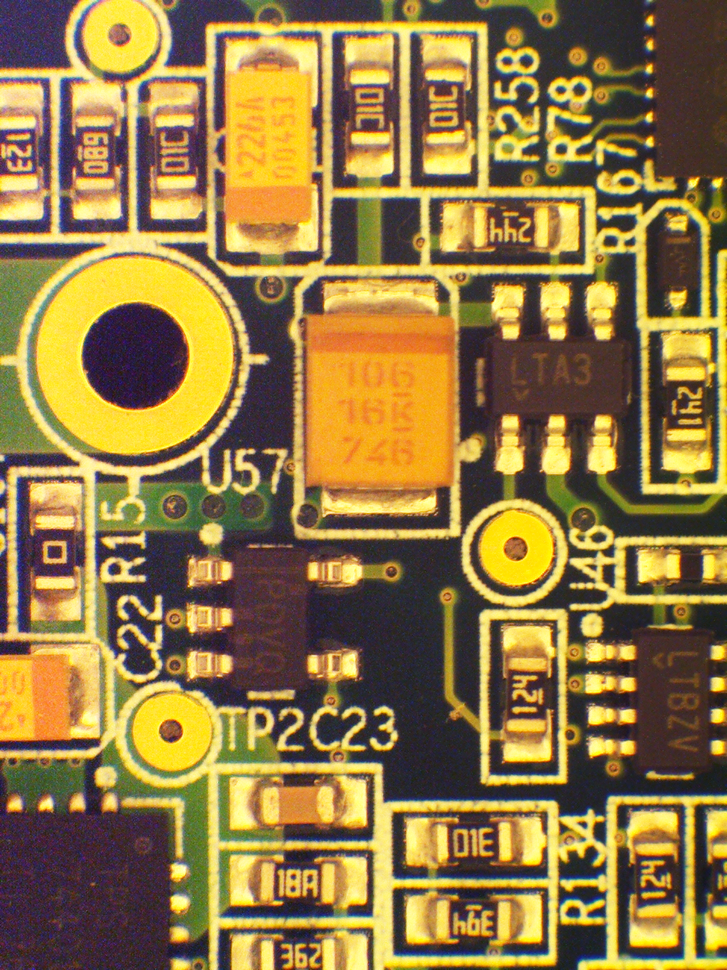
#> input picture board - origin.bmp, 727 x 970 px, shrunk from 960 x 1280 before the run
$ python motherboard.py
#> lines starting #> are read from the running program, lines starting #| are printed output that depends on the picture
import cv2

img1 = cv2.imread("board - origin.bmp" , 0)
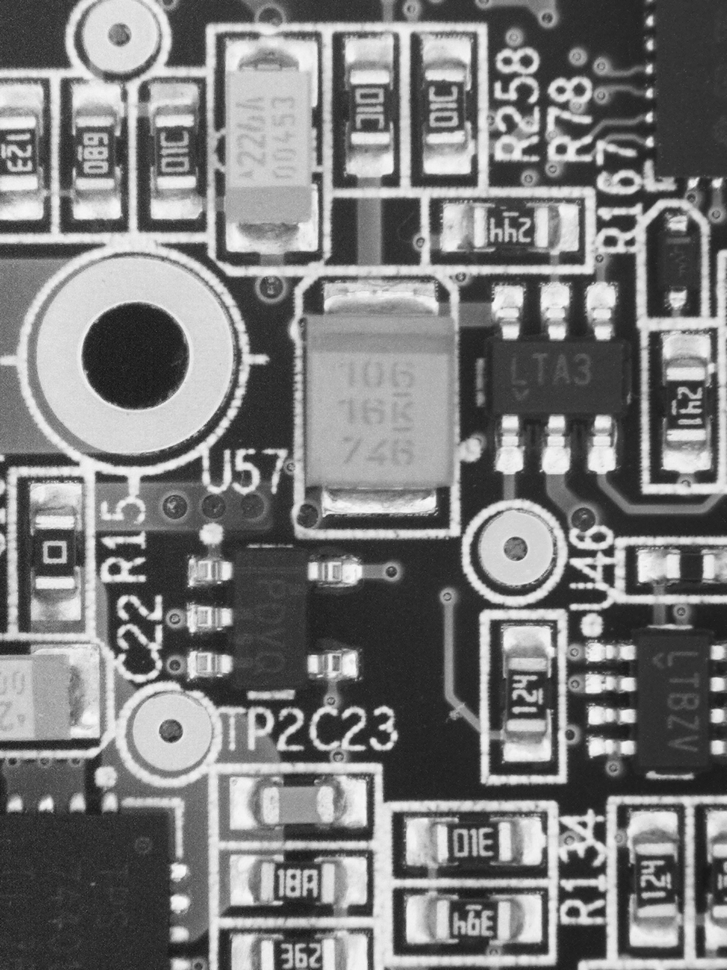
#> img1: shape (970, 727); min 19, max 251, mean 123
img2 = cv2.imread("board - test.bmp" , 0)
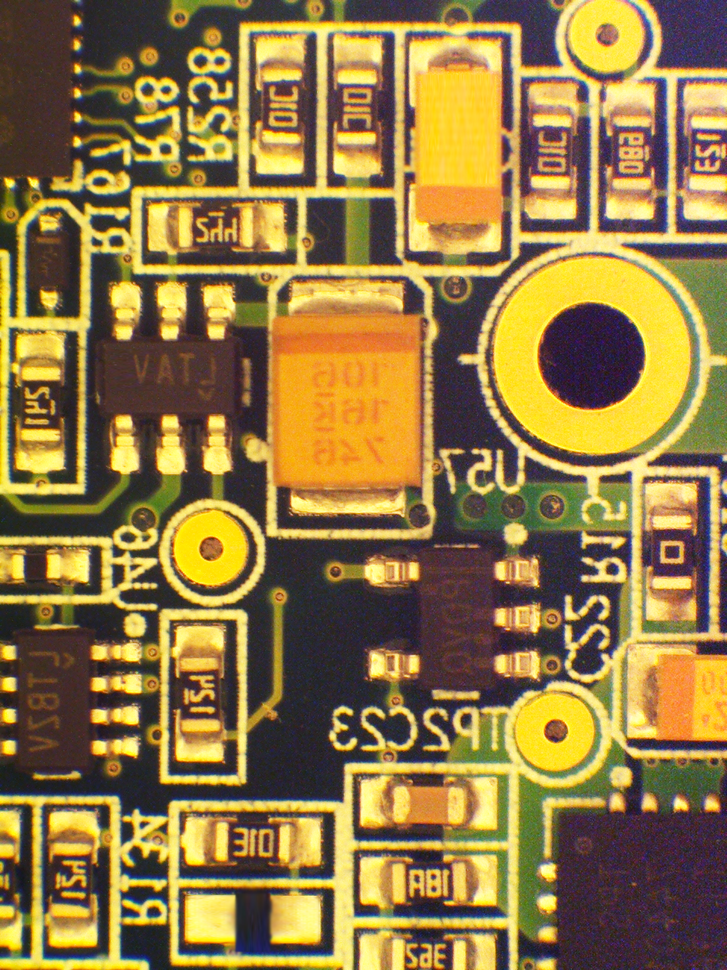
#> input picture board - test.bmp, 727 x 970 px, shrunk from 960 x 1280 before the run
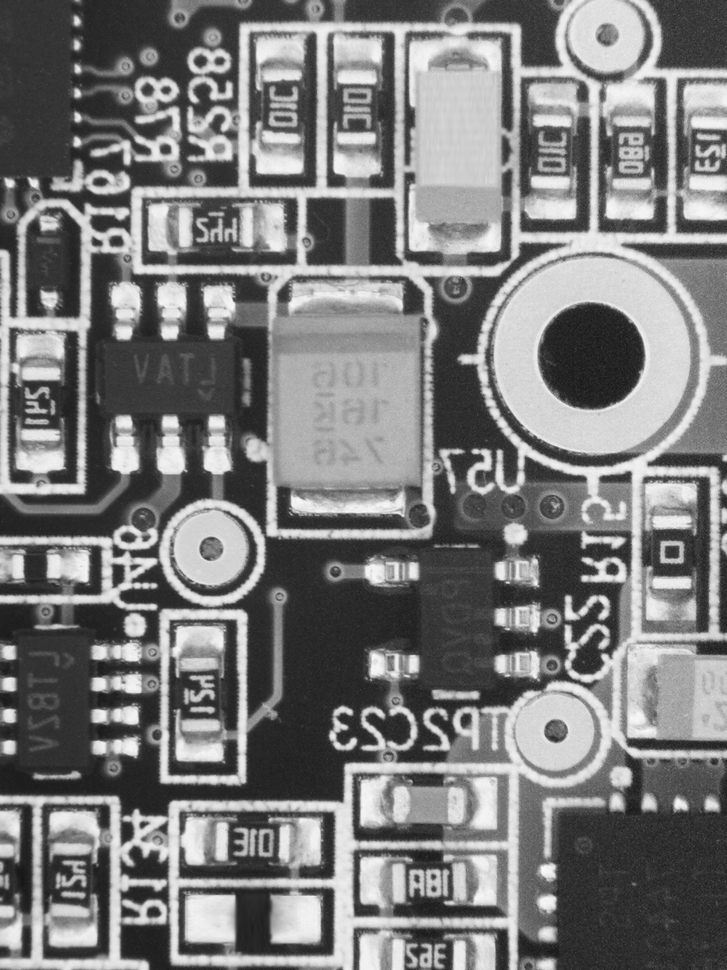
#> img2: shape (970, 727); min 19, max 251, mean 123.2

mask = cv2.flip(img2, 1)

new_img = cv2.subtract(img1 , mask)
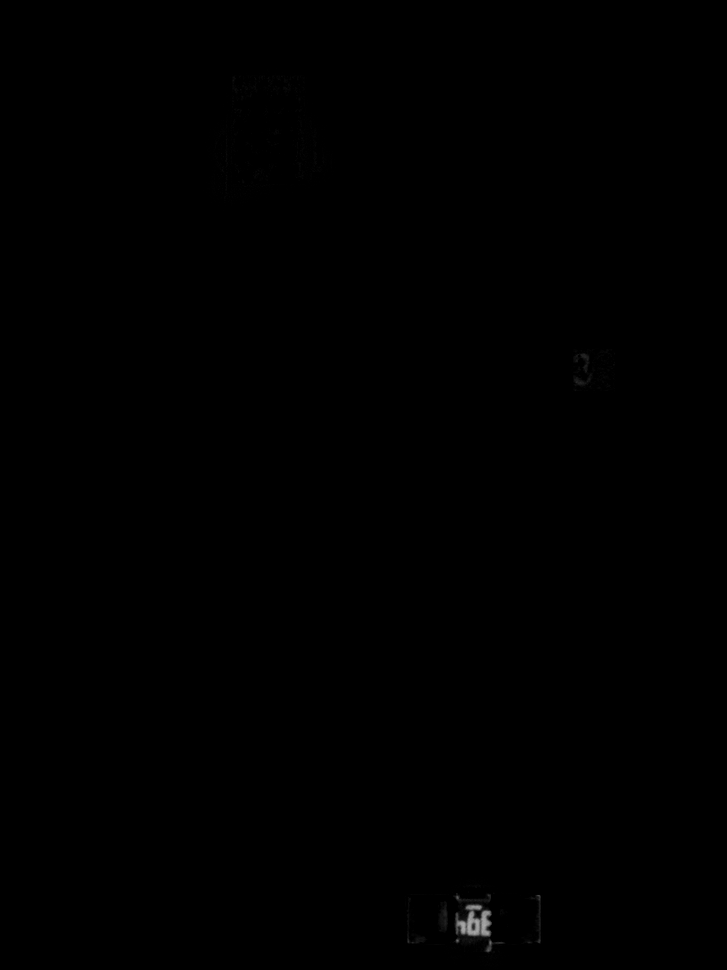
#> new_img: shape (970, 727); min 0, max 169, mean 0.2

result = img1 * mask
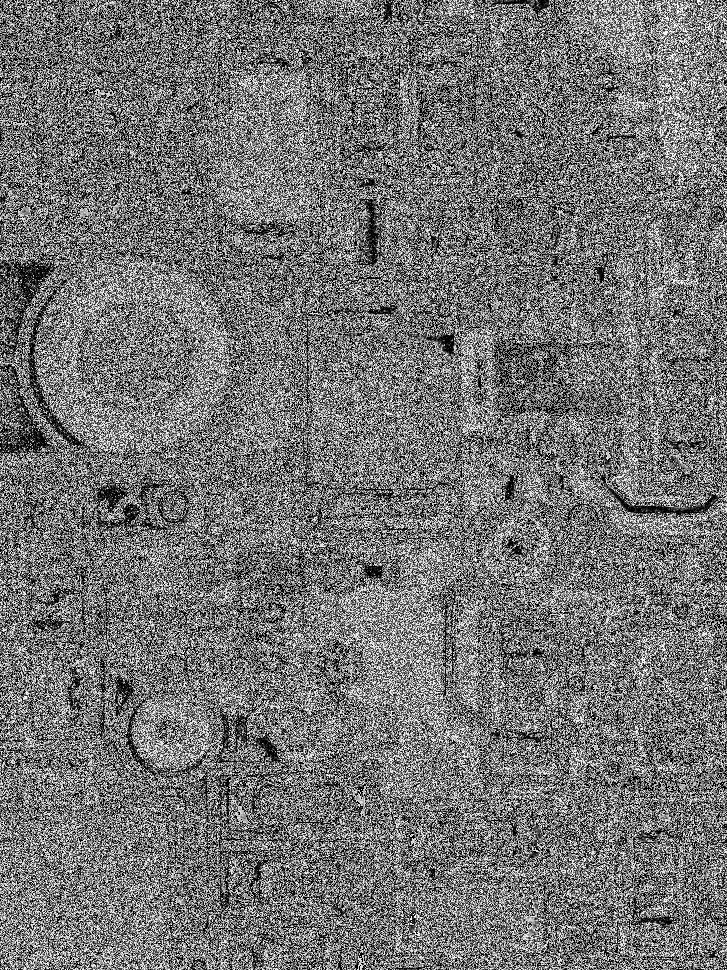
#> result: shape (970, 727); min 0, max 255, mean 116.1


#cv2.imwrite("output.jpg" ,  result)
cv2.imshow("output" , result)
cv2.waitKey()
